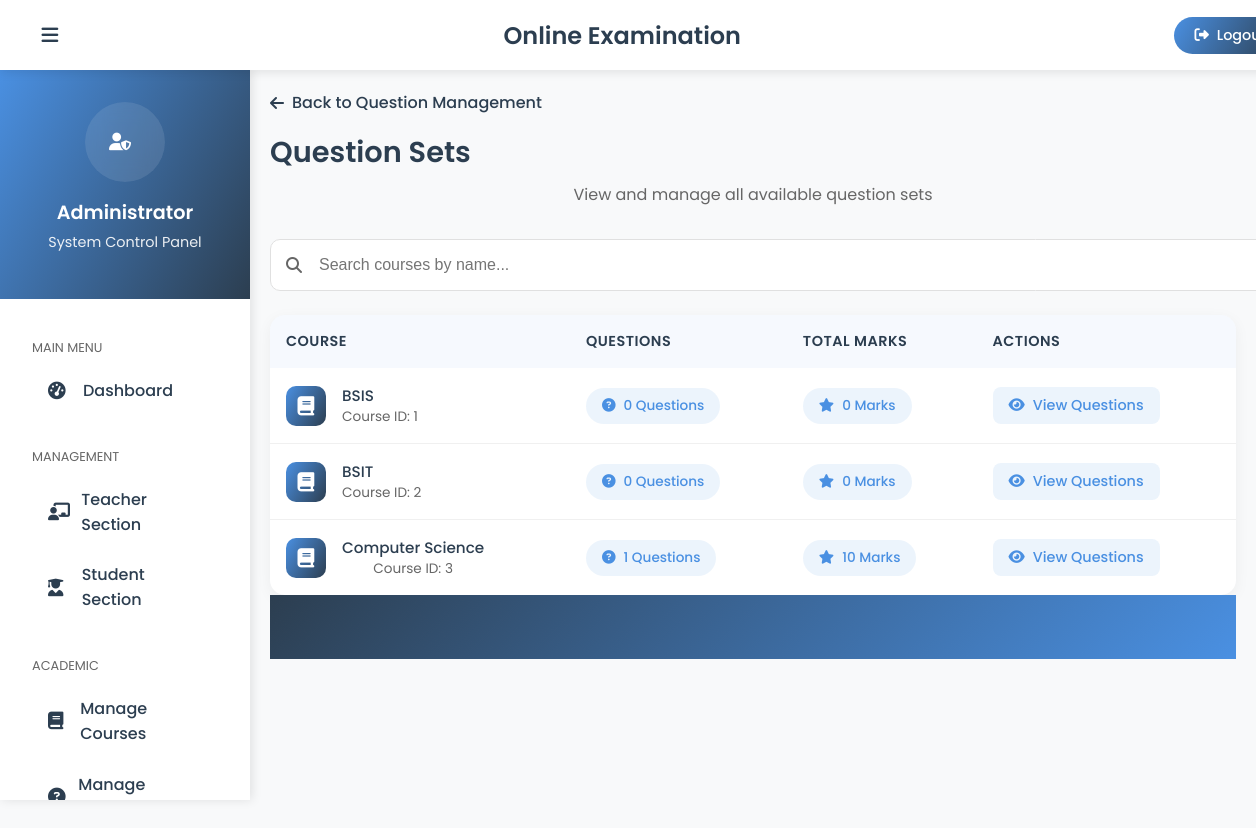
The app's page /admin-view-question (signed in) with its own data.
### exam/models.py (models this page shows, shortened)
class Course(models.Model):
   course_name = models.CharField(max_length=50)
   question_number = models.PositiveIntegerField()  # Total number of questions in the course
   total_marks = models.PositiveIntegerField()

### exam/views.py (the view)
# urls.py: path('admin-view-question', views.admin_view_question_view,name='admin-view-question'),
@login_required(login_url='adminlogin')
def admin_view_question_view(request):
    courses = models.Course.objects.all()
    for course in courses:
        course.actual_question_count = models.Question.objects.filter(course=course).count()
        course.actual_total_marks = models.Question.objects.filter(course=course).aggregate(Sum('marks'))['marks__sum'] or 0
    return render(request,'exam/admin_view_question.html',{'courses':courses})

### templates/exam/admin_view_question.html (shortened to what this page needs)
{% extends 'exam/adminbase.html' %}
{% block content %}
<a href="admin-question" class="back-link">
  <i class="fas fa-arrow-left"></i>
  Back to Question Management
</a>
<div class="page-header">
  <h1 class="page-title">Question Sets</h1>
  <p class="page-subtitle">View and manage all available question sets</p>
</div>
<div class="search-bar">
  <i class="fas fa-search search-icon"></i>
  <input type="text" class="search-input" placeholder="Search courses by name..." id="courseSearch">
</div>
<div class="question-list">
  <table>
    <thead>
      <tr>
        <th>Course</th>
        <th>Questions</th>
        <th>Total Marks</th>
        <th>Actions</th>
      </tr>
    </thead>
    <tbody>
      {% if courses %}
        {% for c in courses %}
        <tr>
          <td>
            <div class="course-info">
              <div class="course-icon">
                <i class="fas fa-book"></i>
              </div>
              <div>
                <h4 class="course-name">{{c.course_name}}</h4>
                <p class="course-meta">Course ID: {{c.id}}</p>
              </div>
            </div>
          </td>
          <td>
            <span class="stats-badge">
              <i class="fas fa-question-circle"></i>
              {{c.actual_question_count}} Questions
            </span>
          </td>
          <td>
            <span class="stats-badge">
              <i class="fas fa-star"></i>
              {{c.actual_total_marks}} Marks
            </span>
          </td>
          <td>
            <a href="{% url 'view-question' c.id %}" class="action-btn btn-view">
              <i class="fas fa-eye"></i>
              View Questions
            </a>
          </td>
        </tr>
        {% endfor %}
      {% endif %}
    </tbody>
  </table>
</div>
{% endblock content %}

### templates/exam/adminbase.html (style rules this page uses)
:root { --primary-color: #4a90e2; --primary-rgb: 74, 144, 226; --secondary-color: #2c3e50; --accent-color: #e74c3c; --success-color: #2ecc71; --warning-color: #f1c40f; --text-color: #333; --light-bg: #f8f9fa; }
body { margin: 0; padding: 0; font-family: 'Poppins', sans-serif; background-color: var(--light-bg); }

### templates/exam/admin_view_question.html (style rules this page uses)
.question-list { background: white; border-radius: 15px; box-shadow: 0 4px 15px rgba(0, 0, 0, 0.05); overflow: hidden; }
.page-header { margin-bottom: 2rem; }
.page-title { font-size: 1.8rem; font-weight: 600; color: var(--secondary-color); margin: 0 0 0.5rem; }
.page-subtitle { font-size: 1rem; color: #666; margin: 0; }
.search-bar { margin-bottom: 1.5rem; position: relative; }
.search-input { width: 100%; padding: 1rem 1rem 1rem 3rem; border: 1px solid #e0e0e0; border-radius: 10px; font-size: 1rem; transition: all 0.3s ease; }
.search-icon { position: absolute; left: 1rem; top: 50%; transform: translateY(-50%); color: #666; }
table { width: 100%; border-collapse: separate; border-spacing: 0; }
th { background: rgba(var(--primary-rgb), 0.05); color: var(--secondary-color); font-weight: 600; text-align: left; padding: 1rem; font-size: 0.9rem; text-transform: uppercase; letter-spacing: 0.5px; }
td { padding: 1rem; border-bottom: 1px solid #f0f0f0; color: #444; font-size: 0.95rem; }
tr:last-child td { border-bottom: none; }
.course-info { display: flex; align-items: center; gap: 1rem; }
.course-icon { width: 40px; height: 40px; border-radius: 10px; background: linear-gradient(120deg, var(--primary-color), var(--secondary-color)); display: flex; align-items: center; justify-content: center; color: white; font-size: 1.2rem; }
.course-name { font-weight: 500; color: var(--secondary-color); margin: 0; }
.course-meta { font-size: 0.85rem; color: #666; margin: 0; }
.stats-badge { display: inline-flex; align-items: center; gap: 0.5rem; padding: 0.5rem 1rem; border-radius: 50px; font-size: 0.85rem; font-weight: 500; background: rgba(var(--primary-rgb), 0.1); color: var(--primary-color); }
.action-btn { padding: 0.5rem 1rem; border-radius: 8px; font-size: 0.9rem; font-weight: 500; text-decoration: none; transition: all 0.3s ease; display: inline-flex; align-items: center; gap: 0.5rem; }
.btn-view { background: rgba(var(--primary-rgb), 0.1); color: var(--primary-color); }
.back-link { display: inline-flex; align-items: center; gap: 0.5rem; color: var(--secondary-color); text-decoration: none; font-weight: 500; margin-bottom: 1rem; transition: all 0.3s ease; }

### templates/exam/footer.html (style rules this page uses)
p { text-align: center; }

### records on screen
Course: course_name "BSIS", id "1", actual_question_count "0", actual_total_marks "0"
Course: course_name "BSIT", id "2", actual_question_count "0", actual_total_marks "0"
Course: course_name "Computer Science", id "3", actual_question_count "1", actual_total_marks "10"
